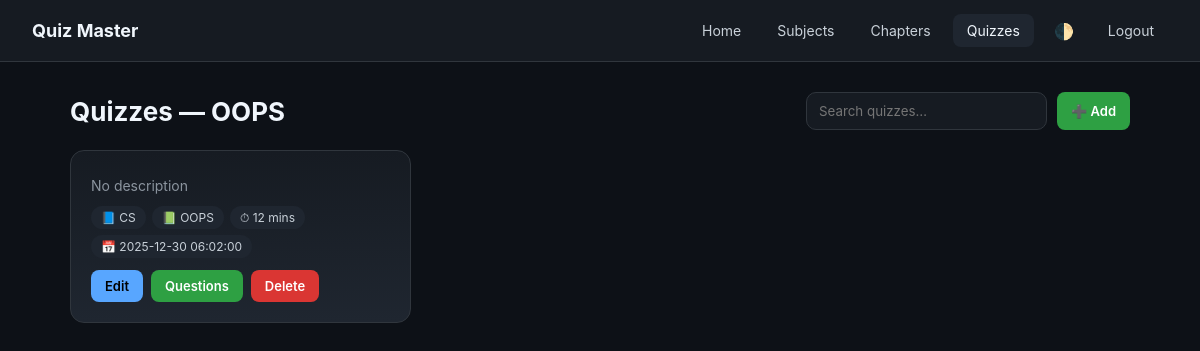
Page /teacher/chapters/2/quizzes (signed in) on the committed database.
### controller/models.py (models this page shows)
class Chapter(db.Model):
    __tablename__ = "chapter"
    chapter_id = db.Column(db.Integer, primary_key=True)
    subject_id = db.Column(
        db.Integer,
        db.ForeignKey("subject.subject_id"),
        nullable=False
    )
    name = db.Column(db.String(100), nullable=False)
    description = db.Column(db.Text)
    quizzes = db.relationship(
        "Quiz",
        backref="chapter",
        cascade="all, delete-orphan"
    )

class Quiz(db.Model):
    __tablename__ = "quiz"
    quiz_id = db.Column(db.Integer, primary_key=True)
    chapter_id = db.Column(
        db.Integer,
        db.ForeignKey("chapter.chapter_id"),
        nullable=False
    )
    scheduled_date = db.Column(db.DateTime, nullable=False)
    duration = db.Column(db.Integer, nullable=False)  # minutes
    status = db.Column(db.String(20), default="active")
    questions = db.relationship(
        "Question",
        backref="quiz",
        cascade="all, delete-orphan"
    )
    attempts = db.relationship(
        "QuizAttempt",
        backref="quiz",
        cascade="all, delete-orphan"
    )

class Subject(db.Model):
    __tablename__ = "subject"
    subject_id = db.Column(db.Integer, primary_key=True)
    name = db.Column(db.String(100), unique=True, nullable=False)
    description = db.Column(db.Text)
    created_at = db.Column(db.DateTime, default=datetime.utcnow)
    chapters = db.relationship(
        "Chapter",
        backref="subject",
        cascade="all, delete-orphan"
    )

### main.py (the view)
@app.route("/teacher/chapters/<int:chapter_id>/quizzes")
@login_required
@role_required("teacher")
def teacher_quizzes(chapter_id):
    chapter = Chapter.query.get_or_404(chapter_id)
    subject = Subject.query.get_or_404(chapter.subject_id)
    quizzes = Quiz.query.filter_by(chapter_id=chapter_id).all()
    return render_template(
        "teacher/quizzes.html",
        chapter=chapter,
        subject=subject,   # ✅ THIS FIXES THE ERROR
        quizzes=quizzes
    )

### main.py (called while the page is built)
def login_required(f):
    @wraps(f)
    def wrapper(*args, **kwargs):
        if "user_id" not in session:
            flash("Please login first")
            return redirect(url_for("login"))
        return f(*args, **kwargs)
    return wrapper

def role_required(required_role):
    def decorator(f):
        @wraps(f)
        def wrapper(*args, **kwargs):
            if session.get("role") != required_role:
                flash("Unauthorized access")
                return redirect(url_for("login"))
            return f(*args, **kwargs)
        return wrapper
    return decorator

### templates/TEACHER/quizzes.html (shortened to what this page needs)
<!DOCTYPE html>
<html lang="en">
<head>
</head>
<body>
<nav class="navbar">
    <div class="brand">Quiz Master</div>
    <div class="nav-links">
        <a class="nav-link" href="{{ url_for('teacher_dashboard') }}">Home</a>
        <a class="nav-link" href="{{ url_for('teacher_subjects') }}">Subjects</a>
        <a class="nav-link"
           href="{{ url_for('teacher_chapters', subject_id=subject.subject_id) }}">
            Chapters
        </a>
        <a class="nav-link active">Quizzes</a>
        <span class="theme-toggle" onclick="toggleTheme()">🌓</span>
        <a class="nav-link" href="{{ url_for('logout') }}">Logout</a>
    </div>
</nav>
<div class="container">
    <div class="header">
        <h1>Quizzes — {{ chapter.name }}</h1>
        <div class="search-box">
            <input type="text" placeholder="Search quizzes…" onkeyup="filterQuizzes(this.value)">
            <button class="btn-primary" onclick="openModal()">➕ Add</button>
        </div>
    </div>
    {% if quizzes %}
    <div class="grid">
        {% for q in quizzes %}
        <div class="card quiz-card"
             data-name="{{ q.title|lower }}"
             data-title="{{ q.title }}"
             data-description="{{ q.description }}"
             data-duration="{{ q.duration }}"
             data-date="{{ q.scheduled_date|replace(' ', 'T') }}"
             data-edit-url="{{ url_for('edit_quiz', quiz_id=q.quiz_id) }}">
            <p>{{ q.description or "No description" }}</p>
            <div class="badges">
                <div class="badge">📘 {{ subject.name }}</div>
                <div class="badge">📗 {{ chapter.name }}</div>
                <div class="badge">⏱ {{ q.duration }} mins</div>
                <div class="badge">📅 {{ q.scheduled_date }}</div>
            </div>
            <div class="actions">
                <button class="btn-secondary" onclick="editQuiz(this)">Edit</button>
                <a href="{{ url_for('teacher_questions', quiz_id=q.quiz_id) }}">
                    <button class="btn-primary">Questions</button>
                </a>
                <form method="POST"
                      action="{{ url_for('delete_quiz', quiz_id=q.quiz_id) }}"
                      onsubmit="return confirm('Delete this quiz? All questions will be removed.');">
                    <button class="btn-danger">Delete</button>
                </form>
            </div>
        </div>
        {% endfor %}
    </div>
    {% else %}
    <div class="empty">No quizzes yet.</div>
    {% endif %}
</div>
</body>
</html>

### templates/TEACHER/quizzes.html (style rules this page uses)
:root { --bg:#0d1117; --panel:#161b22; --panel-soft:#1f2630; --border:#30363d; --text:#c9d1d9; --muted:#8b949e; --white:#f0f6fc; --accent:#58a6ff; --green:#2ea043; --red:#da3633; --radius:14px; }
* { margin:0; padding:0; box-sizing:border-box; font-family:-apple-system,BlinkMacSystemFont,"Segoe UI",Arial,sans-serif; }
body { background:var(--bg); color:var(--text); min-height:100vh; }
.navbar { position:sticky; top:0; display:flex; justify-content:space-between; align-items:center; padding:14px 32px; background:var(--panel); border-bottom:1px solid var(--border); }
.brand { font-size:18px; font-weight:700; color:var(--white); }
.nav-links { display:flex; gap:8px; }
.nav-link { padding:8px 14px; border-radius:8px; color:var(--text); text-decoration:none; font-size:14px; }
.nav-link.active, .nav-link:hover { background:var(--panel-soft); color:var(--white); }
.container { max-width:1100px; margin:30px auto; padding:0 20px; }
.header { display:flex; justify-content:space-between; align-items:center; margin-bottom:20px; }
.header h1 { color:var(--white); font-size:26px; }
.search-box { display:flex; gap:10px; }
input, textarea { padding:10px 12px; border-radius:10px; border:1px solid var(--border); background:var(--panel); color:var(--white); }
.grid { display:grid; grid-template-columns:repeat(auto-fill,minmax(280px,1fr)); gap:18px; }
.card { background:linear-gradient(180deg,var(--panel),var(--panel-soft)); border:1px solid var(--border); border-radius:var(--radius); padding:20px; }
.card p { font-size:14px; color:var(--muted); margin-bottom:12px; }
.badges { display:flex; flex-wrap:wrap; gap:6px; margin-bottom:12px; }
.badge { padding:4px 10px; font-size:12px; border-radius:999px; background:var(--panel-soft); }
button { padding:8px 14px; border:none; border-radius:8px; font-size:13px; font-weight:600; cursor:pointer; }
.btn-primary { background:var(--green); color:#fff; }
.btn-secondary { background:var(--accent); color:#000; }
.btn-danger { background:var(--red); color:#fff; }
.actions { display:flex; gap:8px; flex-wrap:wrap; }
.theme-toggle { display:flex; align-items:center; justify-content:center; padding:8px 12px; border-radius:8px; cursor:pointer; font-size:16px; line-height:1; color:var(--text); }

### rows in the picture
Chapter: name "OOPS"
Quiz: description "No description", duration "12", scheduled_date "2025-12-30 06:02:00"
Subject: name "CS"
